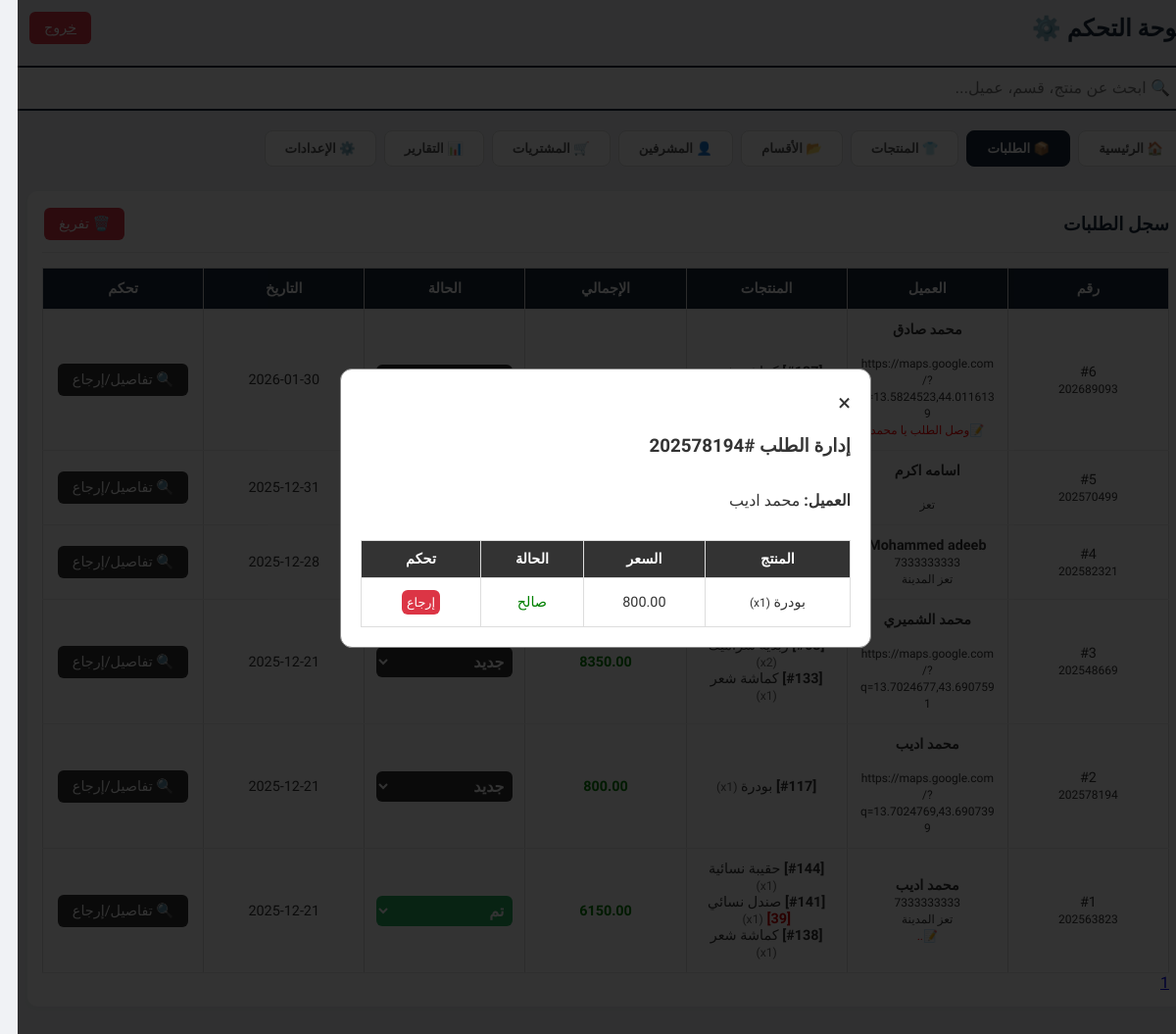
The page /admin.php?tab=orders&manage_order=2 (signed in) on the database its author committed.
### tables this page shows
CREATE TABLE `orders` (
  `id` int(11) NOT NULL,
  `invoice_code` varchar(50) NOT NULL,
  `customer_name` varchar(255) NOT NULL,
  `customer_phone` varchar(50) DEFAULT NULL,
  `total_amount` decimal(10,2) NOT NULL,
  `created_at` timestamp NOT NULL DEFAULT current_timestamp(),
  `address` text DEFAULT NULL,
  `notes` text DEFAULT NULL,
  `status` varchar(50) DEFAULT 'new'
);

CREATE TABLE `order_items` (
  `id` int(11) NOT NULL,
  `order_id` int(11) NOT NULL,
  `product_id` int(11) DEFAULT 0,
  `product_name` varchar(255) NOT NULL,
  `price` decimal(10,2) NOT NULL,
  `qty` int(11) NOT NULL,
  `size` varchar(50) DEFAULT NULL,
  `item_status` enum('valid','returned') DEFAULT 'valid'
);

### admin.php (the view, shortened to what this page needs)
<?php
include 'include/db.php';
$manageOrder = null;
if (isset($_GET['manage_order'])) {
    $mOid = $_GET['manage_order'];
    $moStmt = $pdo->prepare("SELECT * FROM orders WHERE id = ?"); $moStmt->execute([$mOid]);
    $manageOrder = $moStmt->fetch(PDO::FETCH_ASSOC);
    if($manageOrder) {
        $moiStmt = $pdo->prepare("SELECT * FROM order_items WHERE order_id = ?"); $moiStmt->execute([$mOid]);
        $manageOrderItems = $moiStmt->fetchAll(PDO::FETCH_ASSOC);
    }
}
$searchQuery = $_GET['search'] ?? '';
$searchProds = []; $searchCats = []; $searchOrds = [];
if ($searchQuery) {
    $term = "%$searchQuery%";
    $pS = $pdo->prepare("SELECT p.*, c.name as cat_name, (SELECT COALESCE(SUM(qty), 0) FROM cart WHERE product_id = p.id) as total_reserved FROM products p LEFT JOIN categories c ON p.category_id = c.id WHERE p.name LIKE ? OR p.admin_note LIKE ? OR p.supplier LIKE ?");
    $pS->execute([$term, $term, $term]); $searchProds = $pS->fetchAll(PDO::FETCH_ASSOC);
    $cS = $pdo->prepare("SELECT * FROM categories WHERE name LIKE ?"); $cS->execute([$term]); $searchCats = $cS->fetchAll(PDO::FETCH_ASSOC);
    $oS = $pdo->prepare("SELECT o.*, GROUP_CONCAT(CONCAT('<b>[#', oi.product_id, ']</b> ',oi.product_name, IF(oi.size IS NOT NULL AND oi.size != '', CONCAT(' <span style=\'color:#d00000; font-weight:bold;\'>[', oi.size, ']</span>'), ''), ' <span style=\'color:#666; font-size:0.85em;\'>(x', oi.qty, ')</span>') SEPARATOR '<br>') as items_summary FROM orders o LEFT JOIN order_items oi ON o.id = oi.order_id WHERE o.customer_name LIKE ? OR o.invoice_code LIKE ? GROUP BY o.id ORDER BY o.created_at DESC");
    $oS->execute([$term, $term]); $searchOrds = $oS->fetchAll(PDO::FETCH_ASSOC);
} else {
    $ordPage = isset($_GET['ord_page']) ? (int)$_GET['ord_page'] : 1;
    $ordsPerPage = 10;
    $ordOffset = ($ordPage - 1) * $ordsPerPage;
    $totalOrds = $pdo->query("SELECT COUNT(*) FROM orders")->fetchColumn();
    $totalOrdPages = ceil($totalOrds / $ordsPerPage);
    $ordQ = "SELECT o.*, GROUP_CONCAT(CONCAT('<b>[#', oi.product_id, ']</b> ',oi.product_name, IF(oi.size IS NOT NULL AND oi.size != '', CONCAT(' <span style=\'color:#d00000; font-weight:bold;\'>[', oi.size, ']</span>'), ''), ' <span style=\'color:#666; font-size:0.85em;\'>(x', oi.qty, ')</span>') SEPARATOR '<br>') as items_summary FROM orders o LEFT JOIN order_items oi ON o.id = oi.order_id GROUP BY o.id ORDER BY o.created_at DESC LIMIT $ordsPerPage OFFSET $ordOffset";
    $orders = $pdo->query($ordQ)->fetchAll(PDO::FETCH_ASSOC);
}
?>
<!DOCTYPE html>
<html lang="ar" dir="rtl">
<head>
    <link rel="stylesheet" href="style.min.css?v=<?php echo time(); ?>">
</head>
<body class="admin-body">
<div class="admin-container">
    <div class="admin-header">
        <h2 class="admin-h2">لوحة التحكم ⚙️</h2>
        <a href="logout.php" class="btn btn-red">خروج</a>
    </div>
    <form method="GET" action="admin.php">
        <input type="text" name="search" class="search-bar" placeholder="🔍 ابحث عن منتج، قسم، عميل..." value="<?= htmlspecialchars($searchQuery) ?>">
    </form>
    <?php if ($searchQuery): ?>
        <?php if (count($searchProds) > 0): ?>
            <div class="panel"><h3 class="admin-h3">نتائج المنتجات</h3><table class="admin-table"><thead><tr><th>صورة</th><th>المنتج</th><th>السعر</th><th>القسم</th><th>تحكم</th></tr></thead><tbody><?php foreach($searchProds as $prod): ?><tr><td data-label="صورة"><img src="uploads/<?= htmlspecialchars($prod['image']) ?>" class="thumb"></td><td data-label="المنتج"><b><?= htmlspecialchars($prod['name']) ?></b></td><td data-label="السعر"><?= htmlspecialchars($prod['price']) ?></td><td data-label="القسم"><?= htmlspecialchars($prod['cat_name']) ?></td><td data-label="تحكم"><button class="btn btn-orange" onclick='openEditProd(<?= json_encode($prod) ?>)'>تعديل</button><form method="POST" class="admin-form-inline" onsubmit="return confirm('حذف؟');"><input type="hidden" name="prod_id" value="<?= $prod['id'] ?>"><button name="delete_product" class="btn btn-red">حذف</button></form></td></tr><?php endforeach; ?></tbody></table></div>
        <?php endif; ?>
        <?php if (count($searchCats) > 0): ?>
            <div class="panel"><h3 class="admin-h3">نتائج الأقسام</h3><table class="admin-table"><thead><tr><th>ID</th><th>الاسم</th><th>تحكم</th></tr></thead><tbody><?php foreach($searchCats as $cat): ?><tr><td data-label="ID"><?= htmlspecialchars($cat['id']) ?></td><td data-label="الاسم"><?= htmlspecialchars($cat['name']) ?></td><td data-label="تحكم"><button class="btn btn-orange" onclick='openEditCat(<?= json_encode($cat) ?>)'>تعديل</button><form method="POST" class="admin-form-inline" onsubmit="return confirm('حذف؟');"><input type="hidden" name="cat_id" value="<?= $cat['id'] ?>"><button name="delete_category" class="btn btn-red">حذف</button></form></td></tr><?php endforeach; ?></tbody></table></div>
        <?php endif; ?>
        <?php if (count($searchOrds) > 0): ?>
            <div class="panel"><h3 class="admin-h3">نتائج الطلبات</h3><table class="admin-table"><thead><tr><th>رقم</th><th>العميل</th><th>المنتجات</th><th>الإجمالي</th><th>الحالة</th><th>التاريخ</th></tr></thead><tbody><?php foreach($searchOrds as $ord): ?><tr><td data-label="رقم">#<?= htmlspecialchars($ord['id']) ?></td><td data-label="العميل"><?= htmlspecialchars($ord['customer_name']) ?></td><td data-label="المنتجات"><?= $ord['items_summary'] ?></td><td data-label="الإجمالي"><?= htmlspecialchars($ord['total_amount']) ?></td><td data-label="الحالة"><?= htmlspecialchars($ord['status']) ?></td><td data-label="التاريخ"><?= htmlspecialchars($ord['created_at']) ?></td></tr><?php endforeach; ?></tbody></table></div>
        <?php endif; ?>
        <?php if (count($searchProds)==0 && count($searchCats)==0 && count($searchOrds)==0): ?><div class="panel" style="text-align:center;"><h3 class="admin-h3">لا توجد نتائج</h3></div><?php endif; ?>
    <?php else: ?>
        <div class="tabs-nav">
            <button class="tab-btn active" onclick="openTab(event, 'tab-dashboard')">🏠 الرئيسية</button>
            <button class="tab-btn " id="btn-orders" onclick="openTab(event, 'tab-orders')">📦 الطلبات</button>
            <button class="tab-btn" id="btn-products" onclick="openTab(event, 'tab-products')">👕 المنتجات</button>
            <button class="tab-btn" id="btn-cats" onclick="openTab(event, 'tab-cats')">📂 الأقسام</button>
            <button class="tab-btn" id="btn-admins" onclick="openTab(event, 'tab-admins')">👤 المشرفين</button>
            <button class="tab-btn" id="btn-procurement" onclick="openTab(event, 'tab-procurement')">🛒 المشتريات</button>
            <button class="tab-btn" onclick="openTab(event, 'tab-reports')">📊 التقارير</button>
            <button class="tab-btn" onclick="openTab(event, 'tab-settings')">⚙️ الإعدادات</button>
        </div>
        <div id="tab-orders" class="tab-content active">
            <div class="panel">
                <div class="panel-header"><h3 class="admin-h3">سجل الطلبات</h3><form method="POST" onsubmit="return confirm('تفريغ؟');"><button name="delete_all_orders" class="btn btn-red">🗑️ تفريغ</button></form></div>
                <?php if (count($orders) > 0): ?>
                    <table class="admin-table">
                        <thead>
                            <tr>
                                <th>رقم</th>
                                <th>العميل</th>
                                <th>المنتجات</th>
                                <th>الإجمالي</th>
                                <th>الحالة</th>
                                <th>التاريخ</th>
                                <th>تحكم</th>
                            </tr>
                        </thead>
                        <tbody>
                            <?php $stArr=['new'=>['جديد','#333'],'processing'=>['تجهيز','#e67e22'],'shipping'=>['توصيل','#3498db'],'delivered'=>['تم','#27ae60'],'canceled'=>['ملغي','#c0392b']]; foreach($orders as $ord): $k=$ord['status']?:'new'; ?>
                            <tr>
                                <td data-label="رقم">#<?= htmlspecialchars($ord['id']) ?><br><small><?= htmlspecialchars($ord['invoice_code']) ?></small></td>
                                <td data-label="العميل"><b><?= htmlspecialchars($ord['customer_name']) ?></b><br><small><?= htmlspecialchars($ord['customer_phone']) ?></small><br><small><?= htmlspecialchars($ord['address']) ?></small><?php if($ord['notes']) echo "<br><small style='color:red'>📝" . htmlspecialchars($ord['notes']) . "</small>"; ?></td>
                                <td data-label="المنتجات"><?= $ord['items_summary'] ?></td>
                                <td data-label="الإجمالي" style="color:green;font-weight:bold;"><?= htmlspecialchars($ord['total_amount']) ?></td>
                                <td data-label="الحالة"><form method="POST"><input type="hidden" name="order_id" value="<?= $ord['id'] ?>"><select name="status" onchange="this.form.submit()" class="admin-select" style="background:<?= $stArr[$k][1] ?>;color:#fff;border:none;font-weight:bold;padding:5px;"><?php foreach($stArr as $x=>$y): ?><option value="<?= $x ?>" <?= $k==$x?'selected':'' ?> style="background:#fff;color:#000;"><?= $y[0] ?></option><?php endforeach; ?></select><input type="hidden" name="update_order_status" value="1"></form></td>
                                <td data-label="التاريخ"><?= date('Y-m-d', strtotime($ord['created_at'])) ?></td>
                                <td data-label="تحكم">
                                <a href="admin.php?tab=orders&manage_order=<?= $ord['id'] ?>" class="btn btn-dark">🔍 تفاصيل/إرجاع</a></td>
                            </tr>
                            <?php endforeach; ?>
                        </tbody>
                    </table>
                    <div class="pagination">
                        <?php for ($i = 1; $i <= $totalOrdPages; $i++): ?>
                            <a href="?tab=tab-orders&ord_page=<?= $i ?>" class="<?= ($ordPage == $i) ? 'active' : '' ?>"><?= $i ?></a>
                        <?php endfor; ?>
                    </div>
                <?php else: ?>
                    <p style="text-align:center; padding: 20px;">لا توجد أي طلبات حالياً.</p>
                <?php endif; ?>
            </div>
        </div>
    <?php endif; ?>
</div>
<?php if($manageOrder): ?>
<div id="manageOrderModal" class="modal" style="display:flex;">
    <div class="modal-content">
        <span class="close" onclick="window.location.href='admin.php?tab=orders'">&times;</span>
        <h3>إدارة الطلب #<?= $manageOrder['invoice_code'] ?></h3>
        <p><strong>العميل:</strong> <?= $manageOrder['customer_name'] ?></p>
        <table style="margin-top:15px;">
            <thead><tr><th>المنتج</th><th>السعر</th><th>الحالة</th><th>تحكم</th></tr></thead>
            <tbody>
                <?php foreach($manageOrderItems as $item): ?>
                <tr style="<?= $item['item_status']=='returned' ? 'background:#ffebee' : '' ?>">
                    <td data-label="المنتج"><?= $item['product_name'] ?> <small>(x<?= $item['qty'] ?>)</small></td>
                    <td data-label="السعر"><?= $item['price'] ?></td>
                    <td data-label="الحالة">
                        <?= $item['item_status']=='returned' ? '<span style="color:red">مرتجع</span>' : '<span style="color:green">صالح</span>' ?>
                    </td>
                    <td data-label="تحكم">
                        <?php if($item['item_status']=='valid'): ?>
                            <form method="POST" onsubmit="return confirm('إرجاع هذا المنتج للمخزون وخصم سعره؟');">
                                <button name="return_item" class="btn btn-red" style="font-size:0.8rem; padding:5px;">إرجاع</button>
                            </form>
                        <?php else: ?> - <?php endif; ?>
                    </td>
                </tr>
                <?php endforeach; ?>
            </tbody>
        </table>
    </div>
</div>
<?php endif; ?>
</body>
</html>

### rows shown on the page
orders: invoice_code "202689093", customer_name "محمد صادق", address "https://maps.google.com/?q=13.5824523,44.0116139", notes "وصل الطلب يا محمد", created_at "2026-01-30"
orders: invoice_code "202570499", customer_name "اسامه اكرم", created_at "2025-12-31"
orders: invoice_code "202582321", customer_name "Mohammed adeeb", customer_phone "7333333333", address "تعز المدينة", created_at "2025-12-28"
orders: invoice_code "202548669", customer_name "محمد الشميري", address "https://maps.google.com/?q=13.7024677,43.6907591", items_summary "[#133] كماشة شعر", total_amount "8350.00", status "جديد", created_at "2025-12-21"
orders: invoice_code "202578194", customer_name "محمد اديب", address "https://maps.google.com/?q=13.7024769,43.6907399", items_summary "[#117] بودرة", total_amount "800.00", status "جديد", created_at "2025-12-21"
orders: invoice_code "202563823", customer_name "محمد اديب", customer_phone "7333333333", address "تعز المدينة", items_summary "[#144] حقيبة نسائية [#141] صندل نسائي [39] [#138] كماشة شعر", total_amount "6150.00", status "تم", created_at "2025-12-21"
order_items: product_name "بودرة", price "800.00", item_status "صالح"
